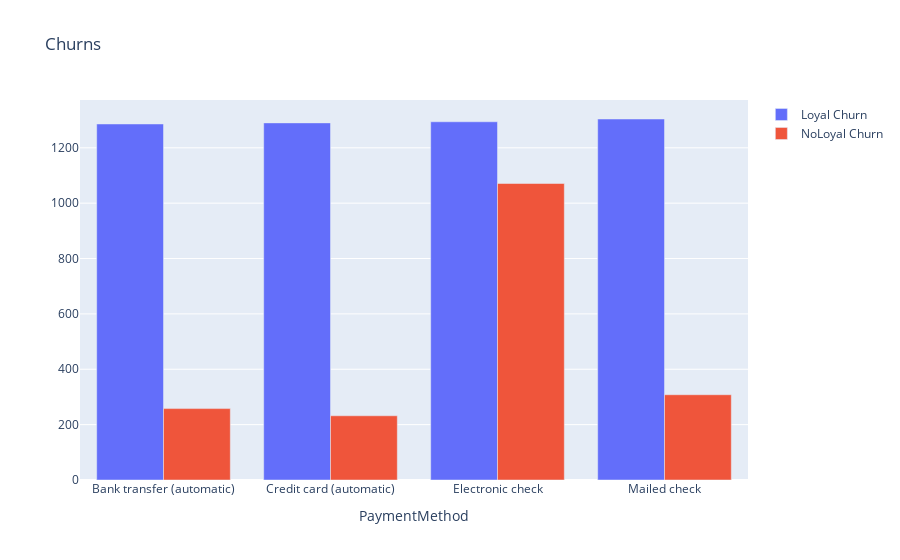

Here is the notebook cell this chart was saved with:
### Code cell
# count the number of loyal and disloyal churns of different payment methods
loyal_churns = df[df['Churn'] == 'No'].groupby(['PaymentMethod'])[['Churn']].count()
noloyal_churns = df[df['Churn'] == 'Yes'].groupby(['PaymentMethod'])[['Churn']].count()

loyal_churns.columns = ['Churn']
noloyal_churns.columns = ['Churn']

# create traces
trace0 = go.Bar(
    x=loyal_churns.index,
    y=loyal_churns.Churn,
    name='Loyal Churn'
)

trace1 = go.Bar(
    x=noloyal_churns.index,
    y=noloyal_churns.Churn,
    name='NoLoyal Churn'
)

# data array
data = [trace0, trace1]
layout = {'title': 'Churns', 'xaxis': {'title': 'PaymentMethod'}}
fig = go.Figure(data=data, layout=layout)
iplot(fig, show_link=False)

### Figure 1 — Plotly figure (JSON) as saved in the notebook; plotly's stock layout.template omitted (floating-point values rounded to 4 significant figures)
{"data": [{"name": "Loyal Churn", "type": "bar", "x": ["Bank transfer (automatic)", "Credit card (automatic)", "Electronic check", "Mailed check"], "y": [1286, 1290, 1294, 1304]}, {"name": "NoLoyal Churn", "type": "bar", "x": ["Bank transfer (automatic)", "Credit card (automatic)", "Electronic check", "Mailed check"], "y": [258, 232, 1071, 308]}], "layout": {"title": {"text": "Churns"}, "xaxis": {"title": {"text": "PaymentMethod"}}}}
